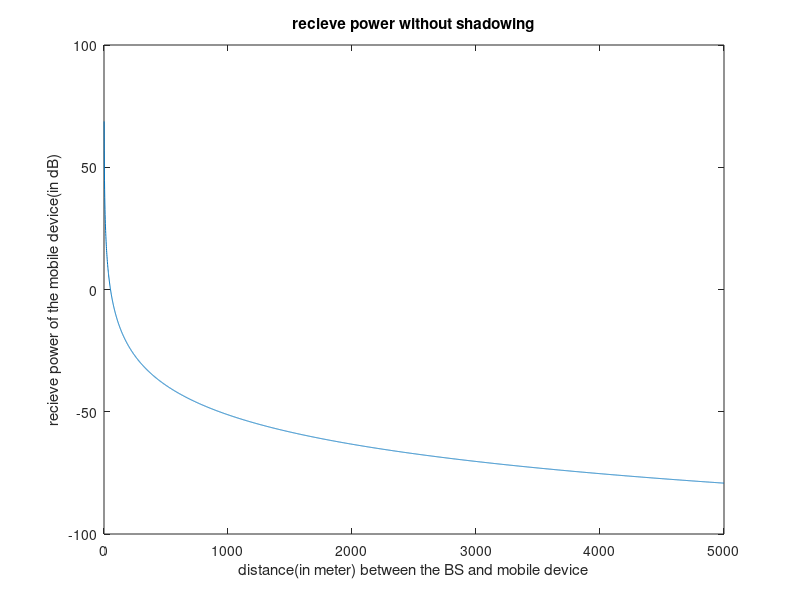
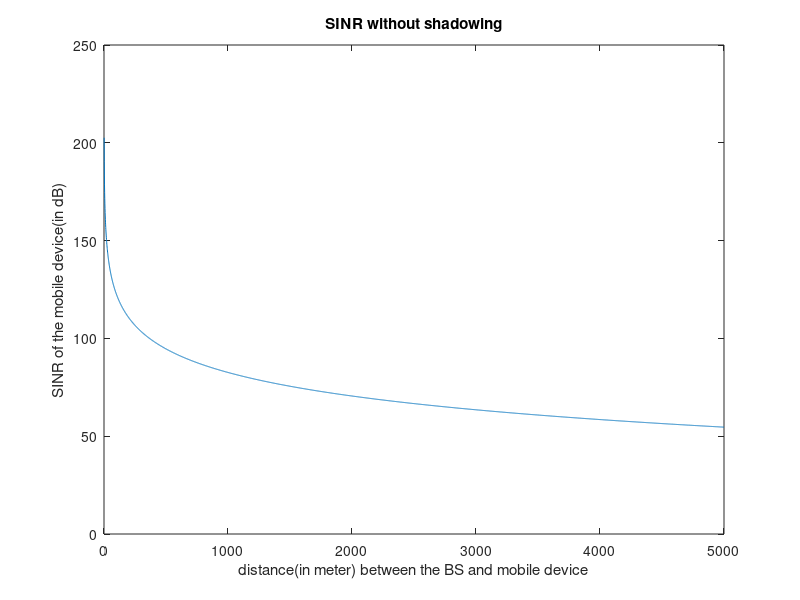

MATLAB code for these plots, in order:
h_b = 51.5;
h_m = 1.5;
power_b = 10^0.3;
g_trans = 10^1.4;
g_rev = 10^1.4;
distance = 1:5000;

power_rev(1:5000) = 0; %power in dB
%hw1 1-1
for d = 1:5000
    power_rev(d) = 10 * log10((h_b*h_m)^2 / d^4 * power_b * g_trans * g_rev);
end

plot( distance , power_rev );
title('recieve power without shadowing');
xlabel('distance(in meter) between the BS and mobile device');
ylabel('recieve power of the mobile device(in dB)');
%hw1 1-1 end

%hw1 1-2
noise = 1.38 * (10^-23) * (273+27) * 10 * (10^6);
SINR(1:5000) = 0; %SINR in dB

for d = 1:5000
    power_rev(d) = (h_b*h_m)^2 / d^4 * power_b * g_trans * g_rev;
    SINR(d) = 10 * log10(power_rev(d)/noise);
end

figure
plot( distance , SINR );
title('SINR without shadowing');
xlabel('distance(in meter) between the BS and mobile device');
ylabel('SINR of the mobile device(in dB)');
%hw1 1-2 end